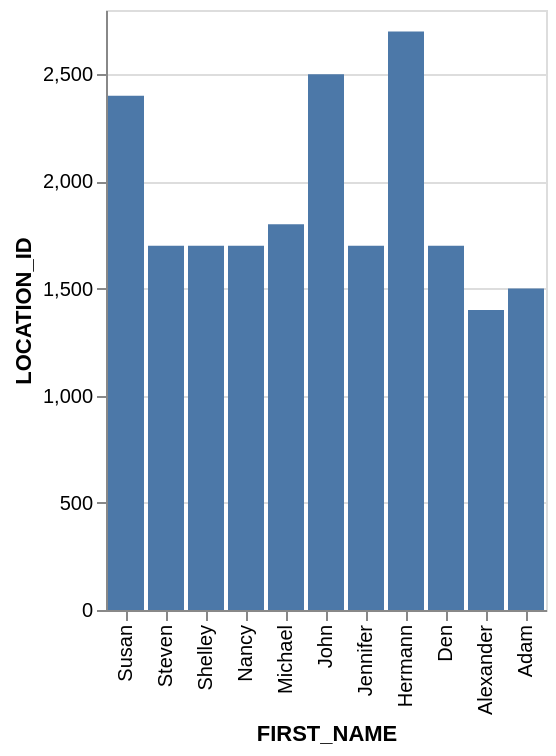

Here is the Vega-Lite specification saved for this chart:
### Vega-Lite specification from a JSON file in a GitHub repository (floating-point values rounded to 4 significant figures)
{"data": {"values": [{"x_data": "Susan", "y_data": 2400}, {"x_data": "Steven", "y_data": 1700}, {"x_data": "Shelley", "y_data": 1700}, {"x_data": "Nancy", "y_data": 1700}, {"x_data": "Michael", "y_data": 1800}, {"x_data": "John", "y_data": 2500}, {"x_data": "Jennifer", "y_data": 1700}, {"x_data": "Hermann", "y_data": 2700}, {"x_data": "Den", "y_data": 1700}, {"x_data": "Alexander", "y_data": 1400}, {"x_data": "Adam", "y_data": 1500}]}, "mark": "bar", "encoding": {"x": {"field": "x_data", "type": "nominal", "title": "FIRST_NAME", "sort": "descending"}, "y": {"field": "y_data", "type": "quantitative", "title": "LOCATION_ID"}}}
